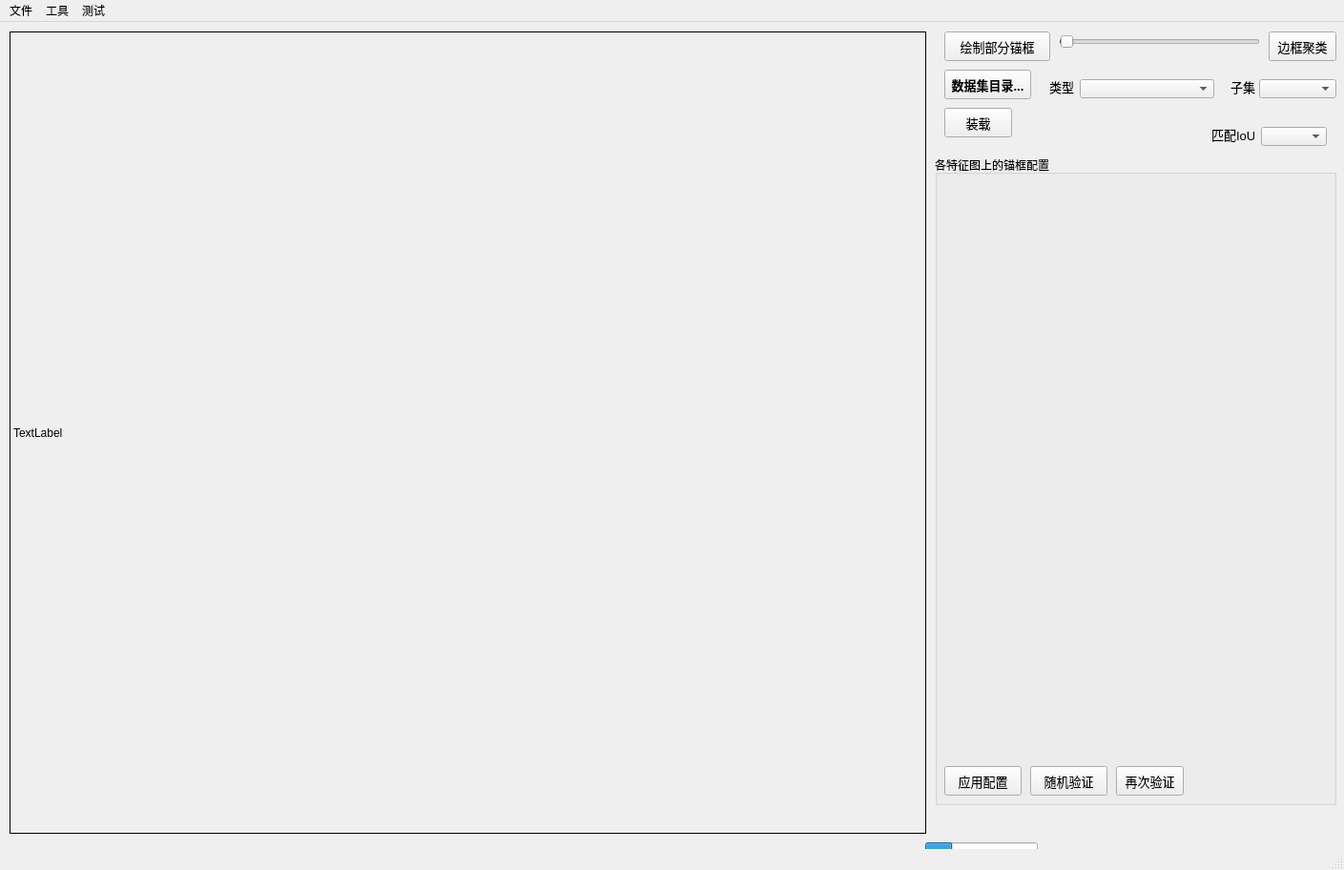
<?xml version="1.0" encoding="UTF-8"?>
<ui version="4.0">
 <class>MainWindow</class>
 <widget class="QMainWindow" name="MainWindow">
  <property name="geometry">
   <rect>
    <x>0</x>
    <y>0</y>
    <width>1409</width>
    <height>912</height>
   </rect>
  </property>
  <property name="windowTitle">
   <string>锚框设计与验证工具</string>
  </property>
  <widget class="QWidget" name="centralwidget">
   <widget class="QGroupBox" name="fraConsole">
    <property name="geometry">
     <rect>
      <x>980</x>
      <y>140</y>
      <width>421</width>
      <height>681</height>
     </rect>
    </property>
    <property name="title">
     <string>各特征图上的锚框配置</string>
    </property>
    <widget class="QPushButton" name="btnValidate">
     <property name="geometry">
      <rect>
       <x>190</x>
       <y>640</y>
       <width>71</width>
       <height>31</height>
      </rect>
     </property>
     <property name="font">
      <font>
       <family>Tahoma</family>
       <pointsize>10</pointsize>
      </font>
     </property>
     <property name="text">
      <string>再次验证</string>
     </property>
    </widget>
    <widget class="QPushButton" name="btnValidateRandom">
     <property name="geometry">
      <rect>
       <x>100</x>
       <y>640</y>
       <width>81</width>
       <height>31</height>
      </rect>
     </property>
     <property name="font">
      <font>
       <family>Tahoma</family>
       <pointsize>10</pointsize>
      </font>
     </property>
     <property name="text">
      <string>随机验证</string>
     </property>
    </widget>
    <widget class="QPushButton" name="btnApplyABCfg">
     <property name="geometry">
      <rect>
       <x>10</x>
       <y>640</y>
       <width>81</width>
       <height>31</height>
      </rect>
     </property>
     <property name="font">
      <font>
       <family>Tahoma</family>
       <pointsize>10</pointsize>
      </font>
     </property>
     <property name="text">
      <string>应用配置</string>
     </property>
    </widget>
   </widget>
   <widget class="QLabel" name="lblMain">
    <property name="geometry">
     <rect>
      <x>10</x>
      <y>10</y>
      <width>961</width>
      <height>841</height>
     </rect>
    </property>
    <property name="frameShape">
     <enum>QFrame::Box</enum>
    </property>
    <property name="text">
     <string>TextLabel</string>
    </property>
   </widget>
   <widget class="QPushButton" name="btnDrawABs">
    <property name="geometry">
     <rect>
      <x>990</x>
      <y>10</y>
      <width>111</width>
      <height>31</height>
     </rect>
    </property>
    <property name="font">
     <font>
      <family>Tahoma</family>
      <pointsize>10</pointsize>
     </font>
    </property>
    <property name="text">
     <string>绘制部分锚框</string>
    </property>
   </widget>
   <widget class="QSlider" name="sldABsToDraw">
    <property name="geometry">
     <rect>
      <x>1110</x>
      <y>10</y>
      <width>211</width>
      <height>22</height>
     </rect>
    </property>
    <property name="minimum">
     <number>1</number>
    </property>
    <property name="maximum">
     <number>1600</number>
    </property>
    <property name="value">
     <number>9</number>
    </property>
    <property name="orientation">
     <enum>Qt::Horizontal</enum>
    </property>
   </widget>
   <widget class="QPushButton" name="btnCluster">
    <property name="geometry">
     <rect>
      <x>1330</x>
      <y>10</y>
      <width>71</width>
      <height>31</height>
     </rect>
    </property>
    <property name="font">
     <font>
      <family>Tahoma</family>
      <pointsize>10</pointsize>
      <weight>50</weight>
      <bold>false</bold>
     </font>
    </property>
    <property name="text">
     <string>边框聚类</string>
    </property>
   </widget>
   <widget class="QProgressBar" name="pgsBar">
    <property name="geometry">
     <rect>
      <x>970</x>
      <y>860</y>
      <width>118</width>
      <height>23</height>
     </rect>
    </property>
    <property name="value">
     <number>24</number>
    </property>
   </widget>
   <widget class="QLabel" name="label_15">
    <property name="geometry">
     <rect>
      <x>1290</x>
      <y>60</y>
      <width>26</width>
      <height>16</height>
     </rect>
    </property>
    <property name="font">
     <font>
      <family>Tahoma</family>
      <pointsize>10</pointsize>
     </font>
    </property>
    <property name="text">
     <string>子集</string>
    </property>
   </widget>
   <widget class="QComboBox" name="cmbSubSet">
    <property name="geometry">
     <rect>
      <x>1320</x>
      <y>60</y>
      <width>81</width>
      <height>20</height>
     </rect>
    </property>
   </widget>
   <widget class="QPushButton" name="btnLoadDataset">
    <property name="geometry">
     <rect>
      <x>990</x>
      <y>90</y>
      <width>71</width>
      <height>31</height>
     </rect>
    </property>
    <property name="font">
     <font>
      <family>Tahoma</family>
      <pointsize>10</pointsize>
      <weight>50</weight>
      <bold>false</bold>
     </font>
    </property>
    <property name="text">
     <string>装载</string>
    </property>
   </widget>
   <widget class="QPushButton" name="btnDSFolder">
    <property name="geometry">
     <rect>
      <x>990</x>
      <y>50</y>
      <width>91</width>
      <height>31</height>
     </rect>
    </property>
    <property name="font">
     <font>
      <family>Tahoma</family>
      <pointsize>10</pointsize>
      <weight>75</weight>
      <bold>true</bold>
     </font>
    </property>
    <property name="text">
     <string>数据集目录...</string>
    </property>
   </widget>
   <widget class="QLabel" name="label_13">
    <property name="geometry">
     <rect>
      <x>1100</x>
      <y>60</y>
      <width>26</width>
      <height>16</height>
     </rect>
    </property>
    <property name="font">
     <font>
      <family>Tahoma</family>
      <pointsize>10</pointsize>
     </font>
    </property>
    <property name="text">
     <string>类型</string>
    </property>
   </widget>
   <widget class="QComboBox" name="cmbDSType">
    <property name="geometry">
     <rect>
      <x>1132</x>
      <y>60</y>
      <width>141</width>
      <height>20</height>
     </rect>
    </property>
   </widget>
   <widget class="QLabel" name="label_14">
    <property name="geometry">
     <rect>
      <x>1270</x>
      <y>110</y>
      <width>45</width>
      <height>16</height>
     </rect>
    </property>
    <property name="font">
     <font>
      <family>Tahoma</family>
      <pointsize>10</pointsize>
     </font>
    </property>
    <property name="text">
     <string>匹配IoU</string>
    </property>
   </widget>
   <widget class="QComboBox" name="cmbIoUThd">
    <property name="geometry">
     <rect>
      <x>1322</x>
      <y>110</y>
      <width>69</width>
      <height>20</height>
     </rect>
    </property>
   </widget>
  </widget>
  <widget class="QMenuBar" name="menubar">
   <property name="geometry">
    <rect>
     <x>0</x>
     <y>0</y>
     <width>1409</width>
     <height>23</height>
    </rect>
   </property>
   <widget class="QMenu" name="menu">
    <property name="title">
     <string>文件</string>
    </property>
    <addaction name="menuSaveABSettings"/>
    <addaction name="menuSaveABSettingsAs"/>
    <addaction name="menuLoadABSettings"/>
    <addaction name="separator"/>
    <addaction name="menuDSFolder"/>
   </widget>
   <widget class="QMenu" name="menuA_test">
    <property name="title">
     <string>工具</string>
    </property>
    <addaction name="menu_ClusterCfg"/>
    <addaction name="menuStatAboxMatching"/>
   </widget>
   <widget class="QMenu" name="menu_2">
    <property name="title">
     <string>测试</string>
    </property>
    <addaction name="menuShowRandom"/>
    <addaction name="menuShowAt"/>
   </widget>
   <addaction name="menu"/>
   <addaction name="menuA_test"/>
   <addaction name="menu_2"/>
  </widget>
  <widget class="QStatusBar" name="statusbar"/>
  <action name="menu_ClusterCfg">
   <property name="text">
    <string>边框聚类...</string>
   </property>
   <property name="shortcut">
    <string>Ctrl+T</string>
   </property>
  </action>
  <action name="menuSaveABSettingsAs">
   <property name="text">
    <string>锚框设置另存为...</string>
   </property>
   <property name="shortcut">
    <string>Ctrl+A</string>
   </property>
  </action>
  <action name="menuLoadABSettings">
   <property name="text">
    <string>读取锚框配置...</string>
   </property>
   <property name="shortcut">
    <string>Ctrl+L</string>
   </property>
  </action>
  <action name="menuSaveABSettings">
   <property name="text">
    <string>保存锚框配置</string>
   </property>
   <property name="shortcut">
    <string>Ctrl+S</string>
   </property>
  </action>
  <action name="menuShowRandom">
   <property name="text">
    <string>Show Random</string>
   </property>
  </action>
  <action name="menuDSFolder">
   <property name="text">
    <string>Select dataset folder</string>
   </property>
  </action>
  <action name="menuStatAboxMatching">
   <property name="text">
    <string>统计锚框匹配情况</string>
   </property>
  </action>
  <action name="menuShowAt">
   <property name="text">
    <string>Show specified index</string>
   </property>
  </action>
 </widget>
 <resources/>
 <connections/>
</ui>
